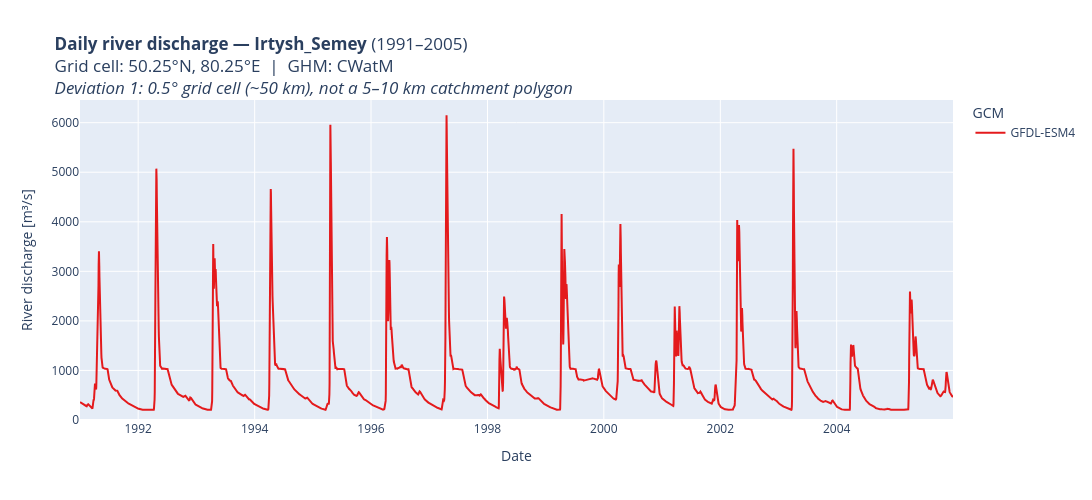

Write notebook code for a chart like this one.
### Markdown cell above
## Part 1 — Daily discharge timeseries

Direct parallel to the original CLIMAAX workflow.  The 1991–2005 window is
used for display, matching the original's default period.

**Deviation 1 reminder:** Each line is one GCM driving CWatM at 0.5° resolution.
The original shows multiple catchment model realisations per GCM; the uncertainty
range shown here is narrower (GCM-only, no GHM ensemble).

### Code cell
da_plot = da_hist.sel(time=slice('1991', '2005'))
colorlist = px.colors.qualitative.Set1

fig = go.Figure()
for ii, gcm in enumerate(da_hist.gcm.values):
    fig.add_trace(go.Scatter(
        x=da_plot.time.values,
        y=da_plot.sel(gcm=gcm).values,
        mode='lines',
        name=gcm,
        line={'color': colorlist[ii % len(colorlist)]},
    ))

fig.update_yaxes(range=[0, float(da_plot.max()) * 1.05])
fig.update_layout(
    height=500, width=1100,
    title_text=(
        f'<b>Daily river discharge — {loc_name}</b> (1991–2005)<br>'
        f'Grid cell: {lat_coord:.2f}°N, {lon_coord:.2f}°E  |  GHM: {GHM}<br>'
        f'<i>Deviation 1: 0.5° grid cell (~50 km), not a 5–10 km catchment polygon</i>'
    ),
    yaxis_title='River discharge [m³/s]',
    xaxis_title='Date',
    legend_title='GCM',
    showlegend=True,
)
fig.show()
fig.write_image(plot_dir / f'{loc_name}_daily_timeseries_1991_2005.png')

### Figure 1 — Plotly figure (JSON) as saved in the notebook; plotly's stock layout.template omitted (floating-point values rounded to 4 significant figures; data arrays with more than 128 entries replaced by an {"elided": "..."} marker saying what was removed)
{"data": [{"line": {"color": "rgb(228,26,28)"}, "mode": "lines", "name": "GFDL-ESM4", "type": "scatter", "x": {"elided": "5479 str values"}, "y": {"elided": "5479 float values"}}], "layout": {"height": 500, "legend": {"title": {"text": "GCM"}}, "showlegend": true, "title": {"text": "<b>Daily river discharge — Irtysh_Semey</b> (1991–2005)<br>Grid cell: 50.25°N, 80.25°E  |  GHM: CWatM<br><i>Deviation 1: 0.5° grid cell (~50 km), not a 5–10 km catchment polygon</i>"}, "width": 1100, "xaxis": {"title": {"text": "Date"}}, "yaxis": {"range": [0, 6458.0], "title": {"text": "River discharge [m³/s]"}}}}
